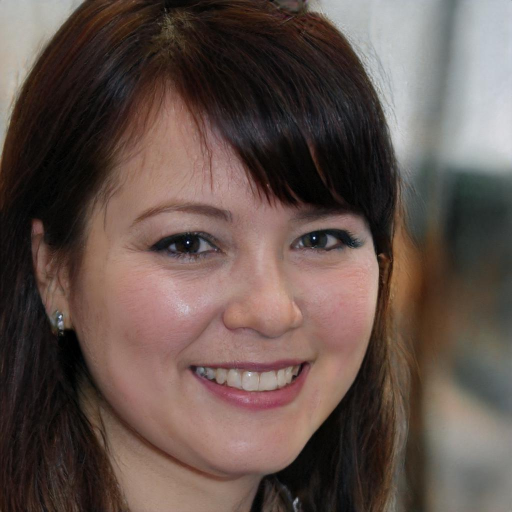
#> input picture media/temp_uploads/00X22G508N.jpg, 1024 x 1024 px, found by its file name (shown at 1/2 size)
$ jupyter execute --allow-errors Forensics.ipynb   (shell and % lines are left out)
#> lines starting #> are read from the running program, lines starting #| are printed output that depends on the picture
[cell 1]
from PIL import Image
from PIL.ExifTags import TAGS

[cell 2]
# path to the image or video
imagename = "/content/00X22G508N.jpg"

# read the image data using PIL
image = Image.open(imagename)
#> image is the input picture: PIL image 1024x1024 RGB; mean R, G, B 98.6, 82.1, 75.9

[cell 3]
info_dict = {
    "Filename": image.filename,
    "Image Size": image.size,
    "Image Height": image.height,
    "Image Width": image.width,
    "Image Format": image.format,
    "Image Mode": image.mode,
    "Image is Animated": getattr(image, "is_animated", False),
    "Frames in Image": getattr(image, "n_frames", 1)
}

for label,value in info_dict.items():
    print(f"{label:25}: {value}")
#> this loop made 8 passes
#> (label, value) on passes 2 to 8: ('Image Size', (1024, 1024)), ('Image Height', 1024), ('Image Width', 1024), ('Image Format', 'JPEG'), ('Image Mode', 'RGB'), ('Image is Animated', False), ('Frames in Image', 1)
#| Filename                 : media/temp_uploads/00X22G508N.jpg
#| Image Size               : (1024, 1024)
#| Image Height             : 1024
#| Image Width              : 1024
#| Image Format             : JPEG
#| Image Mode               : RGB
#| Image is Animated        : False
#| Frames in Image          : 1

[cell 4]
# extract EXIF data
exifdata = image.getexif()

[cell 5]
for tag_id in exifdata:
    # get the tag name, instead of human unreadable tag id
    tag = TAGS.get(tag_id, tag_id)
    data = exifdata.get(tag_id)
    # decode bytes
    if isinstance(data, bytes):
        data = data.decode()
    print(f"{tag:25}: {data}")
#> this loop made 0 passes

[cell 6]
infoDict = {} #Creating the dict to get the metadata tags
exifToolPath = 'D:/ExifTool/exifTool.exe' #for Windows user have to specify the Exif tool exe path for metadata extraction.
#For mac and linux user it is just
imgPath = '/content/00X22G508N.jpg'

#> (the rest of this cell did not finish here and is left out)

[cell 7]
import subprocess

imgPath = '/content/IMG-20240226-WA0013.jpg'
exeProcess = "hachoir-metadata"
infoDict = {}

#> (the rest of this cell did not finish here and is left out)

[cell 8]
from PIL import Image
from PIL.ExifTags import TAGS

# open the image
#> (the rest of this cell did not finish here and is left out)

[cell 9]
# Frame-by-Frame Analysis (Temporal Analysis)

import cv2
import numpy as np
import matplotlib.pyplot as plt

def frame_by_frame_analysis(video_path):
    cap = cv2.VideoCapture(video_path)
    prev_frame = None
    frame_differences = []

    while cap.isOpened():
        ret, frame = cap.read()
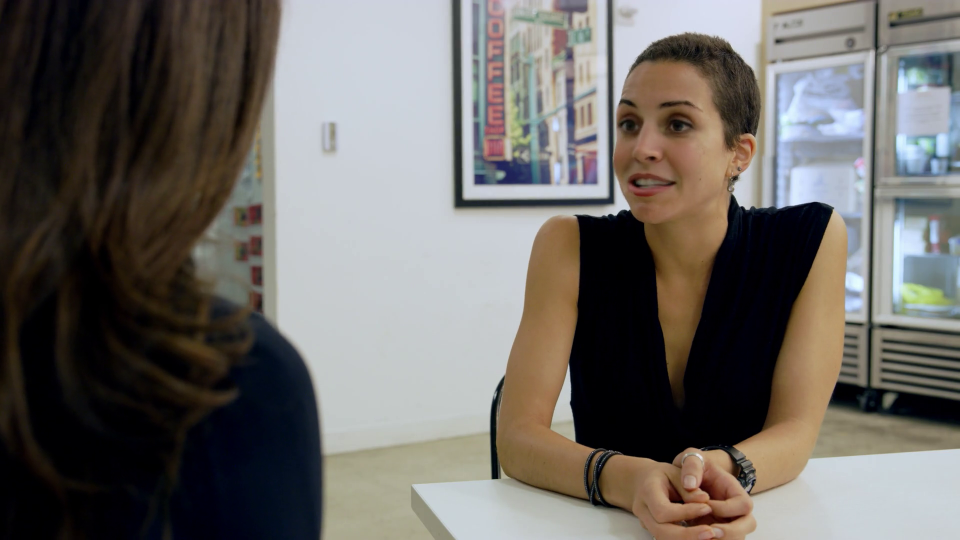
#> input picture frame 52 of media/uploads/01_03__kitchen_still__JZUXXFRB.mp4, 1920 x 1080 px (shown at 1/2 size)
#> frame is the input picture: shape (1080, 1920, 3); mean B, G, R 101.2, 105.3, 109
        if not ret:
            break

        # Convert to grayscale for easier comparison
        gray_frame = cv2.cvtColor(frame, cv2.COLOR_BGR2GRAY)
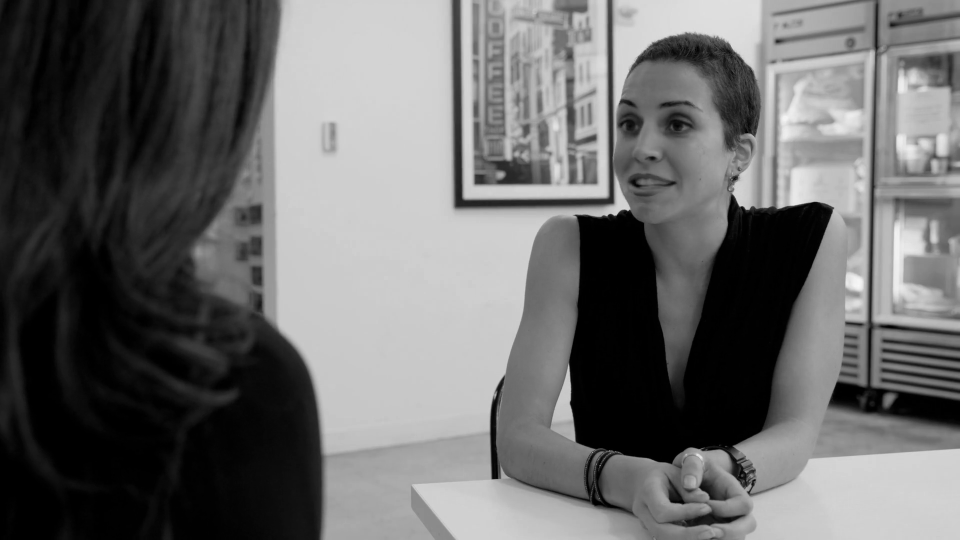
#> gray_frame: shape (1080, 1920) (shown at 1/2 size); min 0, max 248, mean 105.9

        if prev_frame is not None:
            # Compute the absolute difference between consecutive frames
            diff = cv2.absdiff(prev_frame, gray_frame)
            diff_mean = np.mean(diff)
            frame_differences.append(diff_mean)

        prev_frame = gray_frame

    cap.release()

    # Plot differences across frames to visualize inconsistencies
    plt.plot(frame_differences)
    plt.title('Frame-by-Frame Differences')
    plt.xlabel('Frame Index')
    plt.ylabel('Mean Difference')
    plt.show()

# Example usage
frame_by_frame_analysis('/content/01_03__kitchen_still__JZUXXFRB.mp4')
